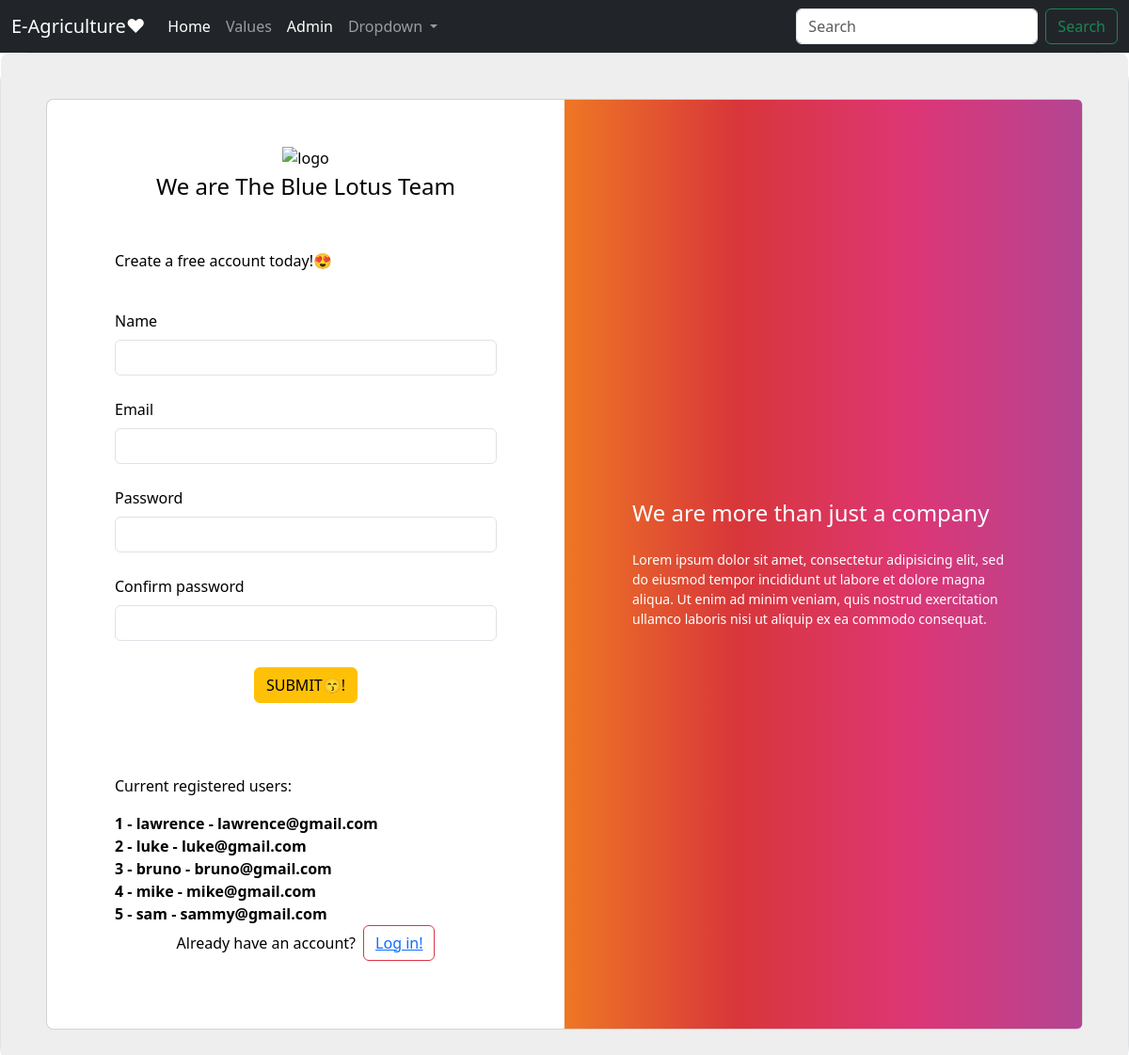
Screenshot of /sign (signed in) with the database file from the repository.
### main.py (models this page shows, shortened)
class users(db.Model, UserMixin):
    id = db.Column(db.Integer, primary_key=True)
    name = db.Column(db.String(100), nullable=False)
    email = db.Column(db.String(100), nullable=False, unique=True)
    password = db.Column(db.String(50), nullable=False)
    date = db.Column(db.DateTime, default=datetime.utcnow)

### main.py (the view, shortened to what this page needs)
@app.route('/sign', methods=['GET', 'POST'])
def sign():
    name = None
    email = None
    password = None
    Xsr = None
    form = log()
    all = users.query.order_by(users.date)
    return render_template('sign.html', form=form, name=name, email=email, password=password, all=all)

### main.py
class log(FlaskForm):
    name = StringField('Name', validators=[DataRequired()])
    email = StringField('Email', validators=[DataRequired(), Email(message='Input a valid email')])
    password = PasswordField('Password', validators=[DataRequired()])
    password2 = PasswordField('Confirm password', validators=[DataRequired(), EqualTo('password', message='Passwords Must match!')])
    submit = SubmitField('SUBMIT😙!')

### main.py (called while the page is built)
@lm.user_loader
def user(user_id):
    return users.query.get(int(user_id))

### templates/sign.html (shortened to what this page needs)
<!DOCTYPE html>
<html lang="en">
<head>
    <link rel="stylesheet" type="text\css" href="static\style1.css">
    <link href="https://cdn.jsdelivr.net/npm/bootstrap@5.3.0-alpha1/dist/css/bootstrap.min.css" rel="stylesheet">
</head>
<body>
  <nav class="navbar navbar-expand-lg navbar-dark bg-dark">
    <div class="container-fluid">
      <a class="navbar-brand" href="#">E-Agriculture❤</a>
      <div class="collapse navbar-collapse" id="navbarSupportedContent">
        <ul class="navbar-nav me-auto mb-2 mb-lg-0">
          <li class="nav-item">
            <a class="nav-link active" aria-current="page" href="{{ url_for('home')}}">Home</a>
          </li>
          <li class="nav-item">
            <a class="nav-link" href="{{ url_for('model') }}">Values</a>
          </li>
          {% if current_user.id == 1 or current_user.id == 5 %}
            <li class="nav-item">
              <a class="nav-link active" href="{{ url_for('admin') }}">Admin</a>
            </li>
          {% endif %}
          <li class="nav-item dropdown">
            <a class="nav-link dropdown-toggle" href="#" id="navbarDropdown" role="button" data-bs-toggle="dropdown" aria-expanded="false">
              Dropdown
            </a>
          </li>
        </ul>
        <form class="d-flex">
          <input class="form-control me-2" type="search" placeholder="Search" aria-label="Search">
          <button class="btn btn-outline-success" type="submit">Search</button>
        </form>
      </div>
    </div>
  </nav>
    <section class="pb-4">
        <div class="bg-white border rounded-5">
          <section class="w-100 p-4 p-xl-5" style="background-color: #eee; border-radius: .5rem .5rem 0 0;">
            <div class="row d-flex justify-content-center">
              <div class="col-12">
                <div class="card rounded-3 text-black">
                  <div class="row g-0">
                    <div class="col-lg-6">
                      <div class="card-body p-md-5 mx-md-4">
                        <div class="text-center">
                          <img src="https://mdbcdn.b-cdn.net/img/Photos/new-templates/bootstrap-login-form/lotus.webp" style="width: 185px;" alt="logo">
                          <h4 class="mt-1 mb-5 pb-1">We are The Blue Lotus Team</h4>
                        </div>
                        <form method="POST">
                          <p>Create a free account today!😍</p>
                          <br/>
                          <form method="POST">
                            {{ form.name.label(class='form-label') }}
                            {{ form.name(class='form-control')}}
                            <br/>
                            {{ form.email.label(class='form-label') }}
                            {{ form.email(class='form-control')}}
                            <br/>
                            {{ form.password.label(class='form-label') }}
                            {{ form.password(class='form-control') }}
                            <br/>
                            {{ form.password2.label(class='form-label') }}
                            {{ form.password2(class='form-control') }}
                          <br/>
                          <div class="text-center pt-1 mb-5 pb-1">
                                {{ form.submit(class='btn btn-warning')}}
                                <br/>
                          </div>
                          <br/>
                          <p>Current registered users:</p>
                          {% for user in all %}
                            <strong>{{ user.id }} - {{user.name }} - {{ user.email }}<br/></strong>
                          {% endfor %}
                        </form>
                          <div class="d-flex align-items-center justify-content-center pb-4">
                            <p class="mb-0 me-2">Already have an account?</p>
                            <button type="button" class="btn btn-outline-danger"><a href="{{ url_for('authenticate') }}">Log in!</a></button>
                          </div>
                        </form>
                      </div>
                    </div>
                    <div class="col-lg-6 d-flex align-items-center gradient-custom-2">
                      <div class="text-white px-3 py-4 p-md-5 mx-md-4">
                        <h4 class="mb-4">We are more than just a company</h4>
                        <p class="small mb-0">Lorem ipsum dolor sit amet, consectetur adipisicing elit, sed do eiusmod tempor
                          incididunt ut labore et dolore magna aliqua. Ut enim ad minim veniam, quis nostrud exercitation
                          ullamco laboris nisi ut aliquip ex ea commodo consequat.</p>
                      </div>
                    </div>
                  </div>
                </div>
              </div>
            </div>
          </section>
        </div>
      </section>
</body>
</html>

### templates/sign.html (style rules this page uses)
.gradient-custom-2 { background: #fccb90; background: -webkit-linear-gradient(to right, #ee7724, #d8363a, #dd3675, #b44593); background: linear-gradient(to right, #ee7724, #d8363a, #dd3675, #b44593); }
@media (min-width: 769px) { .gradient-custom-2 { border-top-right-radius: .3rem; border-bottom-right-radius: .3rem; } }

### rows the page displays
users: id "1", name "lawrence", email "lawrence@gmail.com"
users: id "2", name "luke", email "luke@gmail.com"
users: id "3", name "bruno", email "bruno@gmail.com"
users: id "4", name "mike", email "mike@gmail.com"
users: id "5", name "sam", email "sammy@gmail.com"
